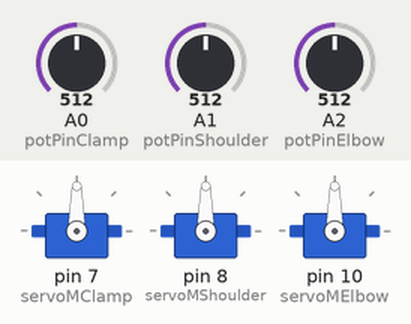
A sketch run on a simulated Arduino Uno, built with avr-gcc and run on an emulated ATmega328P. On the bench: 3 × servo. The test bench sets the inputs (shaded band); at power-on: A0 (potPinClamp) = 512, A1 (potPinShoulder) = 512, A2 (potPinElbow) = 512.

Above: at 1.2 s.
1.3 s: A0 (potPinClamp) set to 716
At 2.0 s:
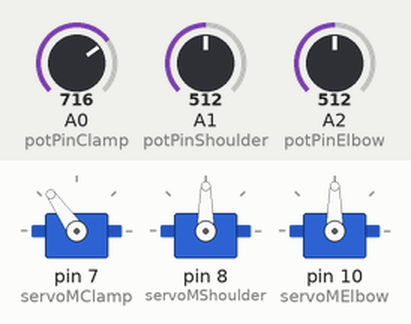
2.8 s: A1 (potPinShoulder) set to 716
At 4.0 s:
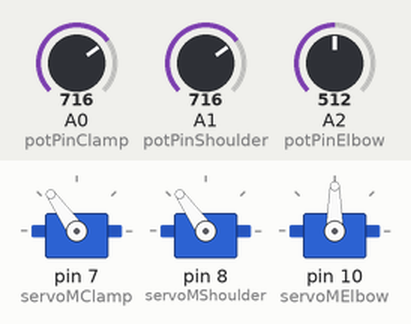
4.3 s: A2 (potPinElbow) set to 716
At 4.9 s:
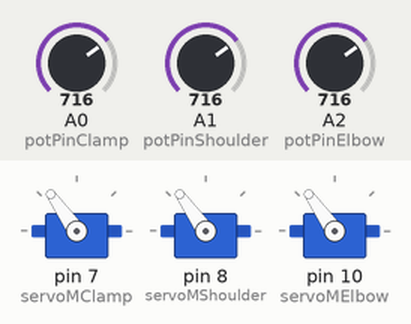
5.8 s: A0 (potPinClamp) set to 900
At 7.0 s:
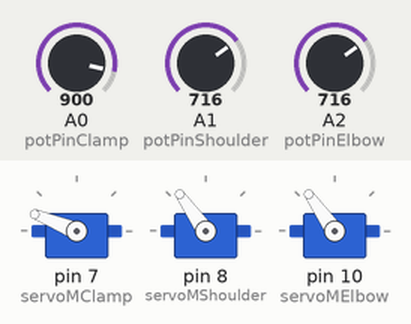
7.3 s: A1 (potPinShoulder) set to 900
At 8.4 s:
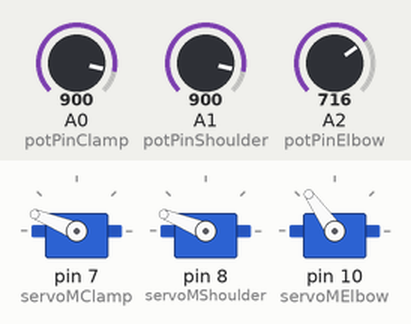
8.8 s: A2 (potPinElbow) set to 900
At 9.3 s:
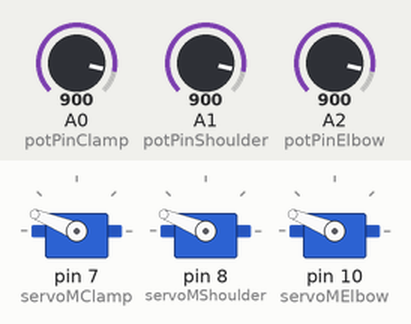
Timing chart, 0 to 11.3 s (numbered marks = the images above; inputs shaded):
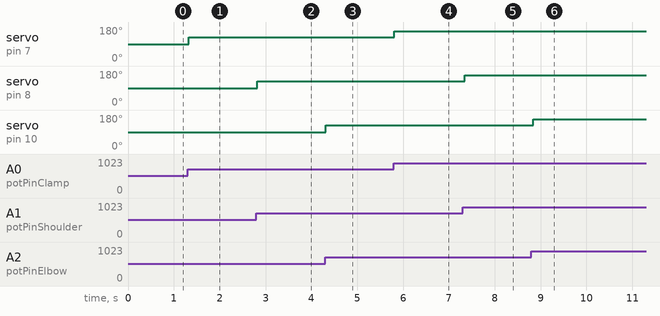

Measured:
- after the input at 1.3 s, servo on pin 7 (servoMClamp): 90° → 125° at once
- after the input at 2.8 s, servo on pin 8 (servoMShoulder): 90° → 125° at once
- after the input at 4.3 s, servo on pin 10 (servoMElbow): 90° → 125° at once
- after the input at 5.8 s, servo on pin 7 (servoMClamp): 125° → 158° at once
- after the input at 7.3 s, servo on pin 8 (servoMShoulder): 125° → 158° at once
- after the input at 8.8 s, servo on pin 10 (servoMElbow): 125° → 158° at once

The sketch:

RoboticArm.ino
```cpp
#include <Servo.h>
int potPinClamp = A0;
int potPinShoulder = A1;
int potPinElbow = A2;

Servo servoMClamp;
Servo servoMShoulder;
Servo servoMElbow;
int posClamp = 0;
int posShoulder = 0;
int posElbow = 0;

void setup() {
  Serial.begin(9600);
  servoMClamp.attach(7);
  servoMShoulder.attach(8);
  servoMElbow.attach(10);
}
void loop() {
  MoveClamp();
  MoveElbow();
  MoveShoulder();
}
void MoveClamp() {
  posClamp = analogRead(potPinClamp);
  posClamp = map(posClamp, 0, 1023, 0, 180);
  servoMClamp.write(posClamp);
  delay(15);
}
void MoveShoulder() {
  posShoulder = analogRead(potPinShoulder);
  posShoulder = map(posShoulder, 0, 1023, 0, 180);
  servoMShoulder.write(posShoulder);
  delay(15);
}
void MoveElbow() {
  posElbow = analogRead(potPinElbow);
  posElbow = map(posElbow, 0, 1023, 0, 180);
  servoMElbow.write(posElbow);
  delay(15);
}
```
